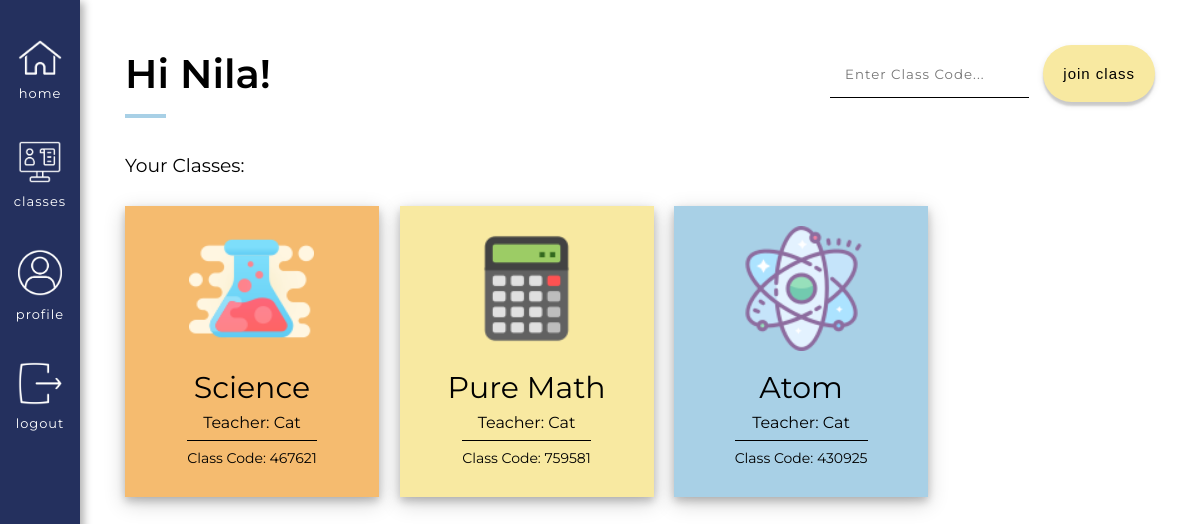
Before: /user/Nila/classes (signed in) with the older database file.
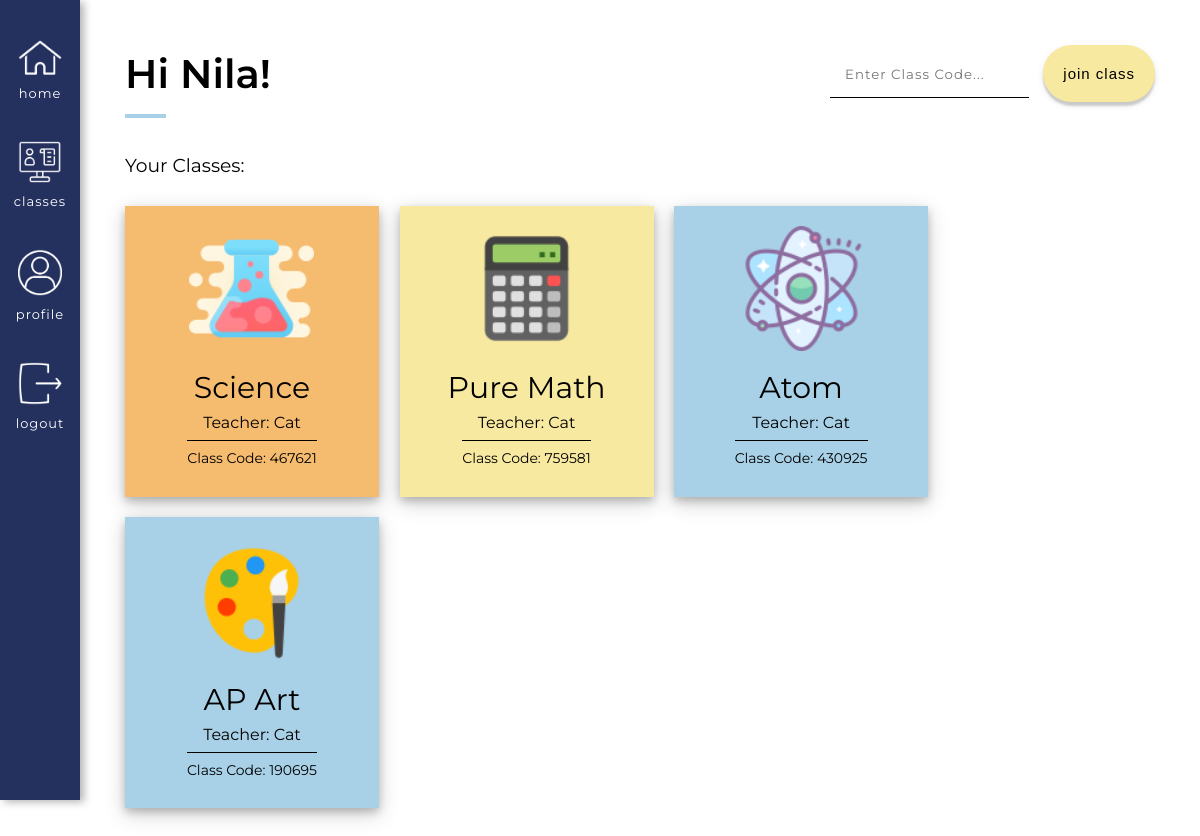
After: the same page with the newer database file.
### app/models.py (models this page shows, shortened)
class User(UserMixin, db.Model):
    id = db.Column(db.Integer, primary_key=True)
    username = db.Column(db.String(64), index=True, unique=True) # adding columns to the database
    email = db.Column(db.String(120), index=True, unique=True)
    password_hash = db.Column(db.String(128))
    role = db.Column(db.Integer, index=False, unique=False) # 0 is Teacher, 1 is Student
    about_me = db.Column(db.String(140))
    last_seen = db.Column(db.DateTime, default=datetime.utcnow)
    posts = db.relationship('Post', backref='author', lazy='dynamic') # First part is calling it from the Post model, secret field is the backref (author)
    reactions = db.relationship('Reactions', backref='reactor', lazy='dynamic') # This will show all the reactions that this user has made
    teaches = db.relationship('Courses', backref='teacher', lazy='dynamic') # This will show all the courses that the user teaches
    signups = db.relationship('Signups', backref='student', lazy='dynamic') # This will show all of the signups of that user
    responses = db.relationship('Responses', backref='student_responder', lazy='dynamic') # This will show all the responses of that user
    prompts = db.relationship('Prompts', backref='teacher_prompter', lazy='dynamic') # This will show all forms of that teacher

class Signups(db.Model):
    id = db.Column(db.Integer, primary_key=True) # Always need ID
    user_id = db.Column(db.Integer, db.ForeignKey('user.id')) # Using the backref student will show you the actual student who signed up, inside of the foreign key should be lowercase
    course = db.Column(db.Integer, db.ForeignKey('courses.id')) # Using the backref course_id will show you the actual id of the course
    timestamp = db.Column(db.DateTime, index=True, default=datetime.utcnow) # Timestamp

class Courses(db.Model):
    id = db.Column(db.Integer, primary_key=True) # Always need ID
    course_name = db.Column(db.String(140), index=False, unique=False) # Not indexable or unique bc many people can have the same course
    code = db.Column(db.Integer, index=True, unique=True) # Indexable to link it back to the course name
    timestamp = db.Column(db.DateTime, index=True, default=datetime.utcnow) # Timestamp
    status = db.Column(db.Integer, index=False, unique=False, default=0) # 0 means the class is inactive, 1 is active
    teacher_id = db.Column(db.Integer, db.ForeignKey('user.id'))  # Taking the user ID from the user model, using backref of teacher will show you the actual teacher
    icon = db.Column(db.String(220), index=False, unique=False, default="/static/images/classes_books.png") # Icon option, turtle gif is set as the default
    color = db.Column(db.Integer, index=False, unique=False, default=0) # Adding the option to decide the color of the class
    signups = db.relationship('Signups', backref='course_id', lazy='dynamic') # This will show all the student signups for this course
    reactions = db.relationship('Reactions', backref='course_actual', lazy='dynamic') # This will show all the reactions for this course
    session = db.relationship('Session', backref='session_course_id', lazy='dynamic') # This will show you all the sessions of the course
    forms = db.relationship('Prompts', backref='course_form', lazy='dynamic') # This will show you all of the forms of the course
    responses = db.relationship('Responses', backref='course_response', lazy='dynamic') # This will show you all of the responses of the course

### app/routes.py (the view)
@app.route('/user/<username>/classes') # User's classes
@login_required
def classes(username): # the word after def has to be the same as the text in the urlfor quotation marks
    user = User.query.filter_by(username=username).first_or_404()
    if current_user.id != user.id:
        return unauthorized_access()
    user_signups_filtered = User.query.join(Signups, (Signups.user_id == User.id)).\
                                        join(Courses, (Courses.id == Signups.course)).\
                                        with_entities(Signups).\
                                        filter(Signups.user_id == user.id)
    print(x + "\n" for x in user_signups_filtered)
    teacher_courses = Courses.query.filter_by(teacher_id=user.id).all()
    return render_template('classes.html', user=user,
                                             user_signups_filtered=user_signups_filtered,
                                             teacher_courses=teacher_courses,
                                             title="Classes")

### app/models.py (called while the page is built)
@login.user_loader
def load_user(id):
        return User.query.get(int(id))

### app/routes.py (called while the page is built)
@app.before_request # This function will be executed right before the view function
def before_request():
    if current_user.is_authenticated: # Checks whether the current user is logged in
        current_user.last_seen = datetime.utcnow() # Sets the last seen to the date using the UTC time zone
        db.session.commit() # Don't need to do db.session.add() because the user is already in the database (using a current_user)

### app/templates/classes.html (shortened to what this page needs)
{% extends "base.html" %}
{% block head %}
    <link rel="stylesheet" href="{{ url_for('static', filename='css/classes.css') }}">
{% endblock %}
{% block content %}
    <div class = "classesTop">
        <div class = "titleHolder">
            <h1>Hi {{ user.username }}!</h1>
        </div>
        <div class = "createJoinCourse">
            <form action="/user/{{ user.username }}/classes/add" method='post'>
                {% if user.role == 1 %}
                    <input type="text" name="title" placeholder="Enter Class Code..." class = "joinStudent">
                    <button type="submit" class = "joinClassButton">Join Class</button>
                {% else %}
                    <a href = "{{ url_for('create', username = current_user.username) }}" class = "createLink">Create a course</a>
                {% endif %}
            </form>
        </div>
    </div>
    <h3 class = "classMargin">Your Classes: </h3>
    <div class = "classBlockHolder">
        {% for u in user_signups_filtered %}
            {% if u.course_id.color == 0 %}
                <div class = "classBlock red" id = "classBlock" onclick="divLink({{ u.course_id.id }})">
            {% elif u.course_id.color == 1 %}
                <div class = "classBlock yellow" id = "classBlock" onclick="divLink({{ u.course_id.id }})">
            {% elif u.course_id.color == 2 %}
                <div class = "classBlock blue" id = "classBlock" onclick="divLink({{ u.course_id.id }})">
            {% elif u.course_id.color == 3 %}
                <div class = "classBlock green" id = "classBlock" onclick="divLink({{ u.course_id.id }})">
            {% elif u.course_id.color == 4 %}
                <div class = "classBlock orange" id = "classBlock" onclick="divLink({{ u.course_id.id }})">
            {% elif u.course_id.color == 5 %}
                <div class = "classBlock purple" id = "classBlock" onclick="divLink({{ u.course_id.id }})">
            {% else %}
                <div class = "classBlock red" id = "classBlock" onclick="divLink({{ u.course_id.id }})">
            {% endif %}
                <div class = "classImage">
                    <img src = "{{ u.course_id.icon }}">
                </div>
                <div class = "classDescription">
                    <p class = "courseName">{{ u.course_id.course_name }} </p>
                    <p class = "courseTeacher">Teacher: {{ u.course_id.teacher.username }} </p>
                    <p class = "courseCode"> Class Code: {{ u.course_id.code }}</p>
                </div>
            </div>
        {% endfor %}
    </div>
{% endblock %}

### app/templates/base.html (shortened to what this page needs)
<!DOCTYPE html>
<html>
    <head>
        <link rel="stylesheet" href="{{ url_for('static', filename='css/base.css') }}">
        {% block head %} {% endblock %}
    </head>
    <header>
        <nav>
            <div class = "headerItem uppermost">
                <div class = "insideHeader">
                    <a class = "imageLinkHolder" href="{{ url_for('index') }}">
                        <img src = "{{ url_for('static', filename='images/Home.png') }}">
                    </a>
                    <a class="imageLabel" href="{{ url_for('index') }}">Home</a>
                </div>
            </div>
            {% if current_user.is_anonymous %}
            <div class = "headerItem">
                <div class = "insideHeader">
                    <a class = "imageLinkHolder" href="{{ url_for('login') }}">
                        <img src = "{{ url_for('static', filename='images/Login.png') }}">
                    </a>
                    <a class="imageLabel" href="{{ url_for('login') }}">Login</a>
                </div>
            </div>
            {% else %}
            <div class = "headerItem">
                <div class = "insideHeader">
                    <a class = "imageLinkHolder" href="{{ url_for('classes', username=current_user.username) }}">
                        <img src = "{{ url_for('static', filename='images/ClassesIcon.png') }}">
                    </a>
                    <a class="imageLabel" href="{{ url_for('classes', username=current_user.username) }}">Classes</a>
                </div>
            </div>
            <div class = "headerItem">
                <div class = "insideHeader">
                    <a class = "imageLinkHolder" href="{{ url_for('user', username=current_user.username) }}">
                        <img src = "{{ url_for('static', filename='images/ProfileIcon.png') }}">
                    </a>
                    <a class="imageLabel" href="{{ url_for('user', username=current_user.username) }}">Profile</a>
                </div>
            </div>
            <div class = "headerItem">
                <div class = "insideHeader">
                    <a class = "imageLinkHolder" href="{{ url_for('logout') }}">
                        <img src = "{{ url_for('static', filename='images/LogoutIcon.png') }}">
                    </a>
                    <a class="imageLabel" href="{{ url_for('logout') }}">Logout</a>
                </div>
            </div>
            {% endif %}
        </nav>
    </header>
    <body>
        <div class = "contentHolder">
            {% block content %} {% endblock %}
        </div>
    </body>
</html>

### app/static/css/base.css (style rules this page uses)
@media screen and (min-width: 600px) { header { height: 100vh; width: 80px; display: flex; align-items: center; justify-content: flex-start; font-family: Poppins, sans-serif; text-transform: uppercase; z-index: 100; font-family: "Montserrat", sans-serif; position: fixed; top: 0; box-shadow: 4px 2px 8px 0 rgba(0, 0, 0, 0.3); } }
@media screen and (min-width: 600px) { nav { background-color: #24305E; width: 100%; height: 100%; display: flex; flex-direction: column; justify-content: flex-start; align-items: center; left: 0; } }
@media screen and (min-width: 600px) { nav a { font-family: 'Montserrat', sans-serif; text-decoration: none; color: black; } }
@media screen and (min-width: 600px) { .headerItem { display: flex; flex-direction: column; justify-content: center; align-items: center; width: 100%; margin-top: 25%; margin-bottom: 25%; } }
@media screen and (min-width: 600px) { .uppermost { margin-top: 50%; } }
@media screen and (min-width: 600px) { .insideHeader { display: flex; flex-direction: column; justify-content: center; align-items: center; } }
@media screen and (min-width: 600px) { .headerItem img { width: 55%; margin-bottom: 10px; } }
@media screen and (min-width: 600px) { .imageLinkHolder { display: flex; justify-content: center; } }
@media screen and (min-width: 600px) { .headerItem a { font-size: 13px; color: white; text-transform: lowercase; letter-spacing: 1px; } }
@media screen and (min-width: 600px) { .contentHolder { margin: 45px 45px 45px 125px; } }
body { margin: 0 !important; font-family: "Montserrat", sans-serif; }
h1, p { margin: 0; }
h2, h3 { font-weight: 400; }

### app/static/css/classes.css (style rules this page uses)
@media screen and (min-width: 600px) { .classBlock { background-color: #F76C6C; display: flex; flex-direction: column; justify-content: space-between; align-items: center; padding: 2%; padding-right: 4%; padding-left: 4%; cursor: pointer; margin-right: 2%; margin-top: 1%; margin-bottom: 1%; min-width: 150px; max-width: 200px; width: 16.66%; height: 250px; box-shadow: 0 4px 8px 0 rgba(0, 0, 0, 0.2), 0 6px 20px 0 rgba(0, 0, 0, 0.19); transition-duration: 0.3s; -webkit-transition-duration: 0.3s; } }
@media screen and (min-width: 600px) { .classBlockHolder { display: flex; flex-wrap: wrap; justify-content: flex-start; align-items: center; } }
@media screen and (min-width: 600px) { .classImage { display: flex; align-items: center; justify-content: center; width: 95%; height: 50% } }
@media screen and (min-width: 600px) { .classImage img { height: 100%; } }
@media screen and (min-width: 600px) { .classDescription { margin-top: 15px; display: flex; flex-direction: column; justify-content: center; align-items: center; line-height: 35px; width: 100%; } }
@media screen and (min-width: 600px) { .courseName { font-size: 30px; text-align: center; } }
@media screen and (min-width: 600px) { .titleHolder h1 { position: relative; font-size: 40px; font-weight: 600; } }
@media screen and (min-width: 600px) { .titleHolder h1:after { position: absolute; content: ''; height: 4px; bottom: -20px; left: 0; right: 0; width: 28%; background: #A8D0E6; } }
@media screen and (min-width: 600px) { .classesTop { display: flex; justify-content: space-between; align-items: center; } }
.classMargin { margin-top: 5%; }
.courseTeacher { font-size: 16px; }
.courseCode { font-size: 14px; width: fit-content; border-top: 1px solid black; }
.createLink, .joinClassButton { background-color: #F8E9A1; text-decoration: none; color: black; text-transform: lowercase; letter-spacing: 1px; padding: 20px 20px; border-radius: 50px; transition-duration: 0.3s; -webkit-transition-duration: 0.3s; box-shadow: 0 4px 2px 0 rgba(0, 0, 0, 0.15), 0 3px 7px 0 rgba(0, 0, 0, 0.1); font-size: 15px; border: 0; }
.joinStudent { border: 0; border-bottom: 1px solid black; padding: 15px; font-family: 'Montserrat', sans-serif; letter-spacing: 1px; margin-right: 10px; }
.yellow { background-color: #F8E9A1 !important; }
.blue { background-color: #a8d0e6 !important; }
.orange { background-color: rgb(245, 187, 111); }

Changed rows visible on the page:
added Signups: course_id.icon (picture), course_id.course_name "AP Art", course_id.teacher.username "Cat", course_id.code "190695"
